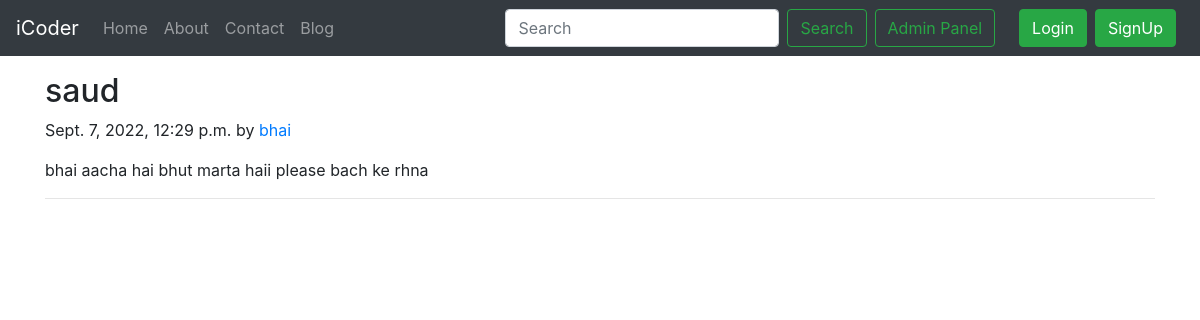
Screenshot of /blog/hdhdjhyucgygege with the database file from the repository.
### blog/models.py (models this page shows, shortened)
class Post(models.Model):
    sno=models.AutoField(primary_key=True)
    title=models.CharField(max_length=255)
    author=models.CharField(max_length=14)
    slug=models.CharField(max_length=130)
    timeStamp=models.DateTimeField(blank=True)
    content=models.TextField()

### blog/views.py (the view)
# urls.py: path('<str:slug>', views.blogPost, name='blogPost'),
def blogPost(request, slug):
    post = Post.objects.filter(slug=slug).first()
    context = {'post':post}
    return render(request, 'blog/blogPost.html', context)

### templates/blog/blogPost.html (shortened to what this page needs)
{% extends 'base.html' %}
{% block body %}
<div class="container my-3">
<div class="blog-post">
        <h2 class="blog-post-title">{{post.title}}</h2>
        <p class="blog-post-meta">{{post.timeStamp}} by <a href="/about">{{post.author}}</a></p>
        <p>{{post.content}}</p>
        <hr>
      </div>
      </div>
 {% endblock %}

### rows the page displays
Post: title "saud", timeStamp "Sept. 7, 2022, 12:29 p.m.", author "bhai", content "bhai aacha hai bhut marta haii please bach ke rhna"
